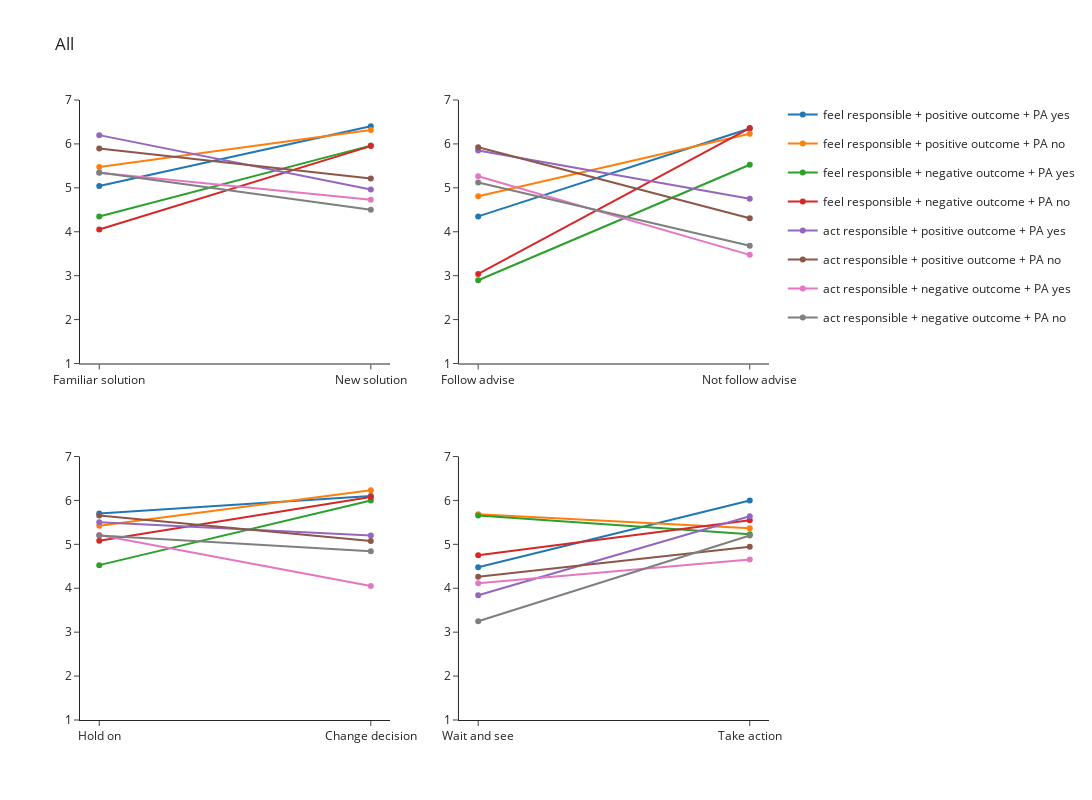

Source (notebook cell):
### Code cell
create_line_subplot(data=data_all, output_file_name="scenarios_all", show_fig=True, fig_title="All")

### Figure 1 — Plotly figure (JSON) as saved in the notebook; plotly's stock layout.template omitted (floating-point values rounded to 4 significant figures)
{"data": [{"legendgroup": "feel responsible + positive outcome + PA yes", "marker": {"color": "#1F77B4"}, "mode": "lines+markers", "name": "feel responsible + positive outcome + PA yes", "showlegend": true, "type": "scatter", "x": ["Familiar solution", "New solution"], "xaxis": "x", "y": [5.04, 6.4], "yaxis": "y"}, {"legendgroup": "feel responsible + positive outcome + PA no", "marker": {"color": "#FF7F0E"}, "mode": "lines+markers", "name": "feel responsible + positive outcome + PA no", "showlegend": true, "type": "scatter", "x": ["Familiar solution", "New solution"], "xaxis": "x", "y": [5.474, 6.316], "yaxis": "y"}, {"legendgroup": "feel responsible + negative outcome + PA yes", "marker": {"color": "#2CA02C"}, "mode": "lines+markers", "name": "feel responsible + negative outcome + PA yes", "showlegend": true, "type": "scatter", "x": ["Familiar solution", "New solution"], "xaxis": "x", "y": [4.346, 5.962], "yaxis": "y"}, {"legendgroup": "feel responsible + negative outcome + PA no", "marker": {"color": "#D62728"}, "mode": "lines+markers", "name": "feel responsible + negative outcome + PA no", "showlegend": true, "type": "scatter", "x": ["Familiar solution", "New solution"], "xaxis": "x", "y": [4.05, 5.95], "yaxis": "y"}, {"legendgroup": "act responsible + positive outcome + PA yes", "marker": {"color": "#9467BD"}, "mode": "lines+markers", "name": "act responsible + positive outcome + PA yes", "showlegend": true, "type": "scatter", "x": ["Familiar solution", "New solution"], "xaxis": "x", "y": [6.2, 4.96], "yaxis": "y"}, {"legendgroup": "act responsible + positive outcome + PA no", "marker": {"color": "#8C564B"}, "mode": "lines+markers", "name": "act responsible + positive outcome + PA no", "showlegend": true, "type": "scatter", "x": ["Familiar solution", "New solution"], "xaxis": "x", "y": [5.895, 5.211], "yaxis": "y"}, {"legendgroup": "act responsible + negative outcome + PA yes", "marker": {"color": "#E377C2"}, "mode": "lines+markers", "name": "act responsible + negative outcome + PA yes", "showlegend": true, "type": "scatter", "x": ["Familiar solution", "New solution"], "xaxis": "x", "y": [5.346, 4.731], "yaxis": "y"}, {"legendgroup": "act responsible + negative outcome + PA no", "marker": {"color": "#7F7F7F"}, "mode": "lines+markers", "name": "act responsible + negative outcome + PA no", "showlegend": true, "type": "scatter", "x": ["Familiar solution", "New solution"], "xaxis": "x", "y": [5.35, 4.5], "yaxis": "y"}, {"legendgroup": "feel responsible + positive outcome + PA yes", "marker": {"color": "#1F77B4"}, "mode": "lines+markers", "name": "feel responsible + positive outcome + PA yes", "showlegend": false, "type": "scatter", "x": ["Follow advise", "Not follow advise"], "xaxis": "x2", "y": [4.35, 6.35], "yaxis": "y2"}, {"legendgroup": "feel responsible + positive outcome + PA no", "marker": {"color": "#FF7F0E"}, "mode": "lines+markers", "name": "feel responsible + positive outcome + PA no", "showlegend": false, "type": "scatter", "x": ["Follow advise", "Not follow advise"], "xaxis": "x2", "y": [4.808, 6.231], "yaxis": "y2"}, {"legendgroup": "feel responsible + negative outcome + PA yes", "marker": {"color": "#2CA02C"}, "mode": "lines+markers", "name": "feel responsible + negative outcome + PA yes", "showlegend": false, "type": "scatter", "x": ["Follow advise", "Not follow advise"], "xaxis": "x2", "y": [2.895, 5.526], "yaxis": "y2"}, {"legendgroup": "feel responsible + negative outcome + PA no", "marker": {"color": "#D62728"}, "mode": "lines+markers", "name": "feel responsible + negative outcome + PA no", "showlegend": false, "type": "scatter", "x": ["Follow advise", "Not follow advise"], "xaxis": "x2", "y": [3.04, 6.36], "yaxis": "y2"}, {"legendgroup": "act responsible + positive outcome + PA yes", "marker": {"color": "#9467BD"}, "mode": "lines+markers", "name": "act responsible + positive outcome + PA yes", "showlegend": false, "type": "scatter", "x": ["Follow advise", "Not follow advise"], "xaxis": "x2", "y": [5.85, 4.75], "yaxis": "y2"}, {"legendgroup": "act responsible + positive outcome + PA no", "marker": {"color": "#8C564B"}, "mode": "lines+markers", "name": "act responsible + positive outcome + PA no", "showlegend": false, "type": "scatter", "x": ["Follow advise", "Not follow advise"], "xaxis": "x2", "y": [5.923, 4.308], "yaxis": "y2"}, {"legendgroup": "act responsible + negative outcome + PA yes", "marker": {"color": "#E377C2"}, "mode": "lines+markers", "name": "act responsible + negative outcome + PA yes", "showlegend": false, "type": "scatter", "x": ["Follow advise", "Not follow advise"], "xaxis": "x2", "y": [5.263, 3.474], "yaxis": "y2"}, {"legendgroup": "act responsible + negative outcome + PA no", "marker": {"color": "#7F7F7F"}, "mode": "lines+markers", "name": "act responsible + negative outcome + PA no", "showlegend": false, "type": "scatter", "x": ["Follow advise", "Not follow advise"], "xaxis": "x2", "y": [5.12, 3.68], "yaxis": "y2"}, {"legendgroup": "feel responsible + positive outcome + PA yes", "marker": {"color": "#1F77B4"}, "mode": "lines+markers", "name": "feel responsible + positive outcome + PA yes", "showlegend": false, "type": "scatter", "x": ["Hold on", "Change decision"], "xaxis": "x3", "y": [5.7, 6.1], "yaxis": "y3"}, {"legendgroup": "feel responsible + positive outcome + PA no", "marker": {"color": "#FF7F0E"}, "mode": "lines+markers", "name": "feel responsible + positive outcome + PA no", "showlegend": false, "type": "scatter", "x": ["Hold on", "Change decision"], "xaxis": "x3", "y": [5.423, 6.231], "yaxis": "y3"}, {"legendgroup": "feel responsible + negative outcome + PA yes", "marker": {"color": "#2CA02C"}, "mode": "lines+markers", "name": "feel responsible + negative outcome + PA yes", "showlegend": false, "type": "scatter", "x": ["Hold on", "Change decision"], "xaxis": "x3", "y": [4.526, 6], "yaxis": "y3"}, {"legendgroup": "feel responsible + negative outcome + PA no", "marker": {"color": "#D62728"}, "mode": "lines+markers", "name": "feel responsible + negative outcome + PA no", "showlegend": false, "type": "scatter", "x": ["Hold on", "Change decision"], "xaxis": "x3", "y": [5.08, 6.08], "yaxis": "y3"}, {"legendgroup": "act responsible + positive outcome + PA yes", "marker": {"color": "#9467BD"}, "mode": "lines+markers", "name": "act responsible + positive outcome + PA yes", "showlegend": false, "type": "scatter", "x": ["Hold on", "Change decision"], "xaxis": "x3", "y": [5.5, 5.2], "yaxis": "y3"}, {"legendgroup": "act responsible + positive outcome + PA no", "marker": {"color": "#8C564B"}, "mode": "lines+markers", "name": "act responsible + positive outcome + PA no", "showlegend": false, "type": "scatter", "x": ["Hold on", "Change decision"], "xaxis": "x3", "y": [5.654, 5.077], "yaxis": "y3"}, {"legendgroup": "act responsible + negative outcome + PA yes", "marker": {"color": "#E377C2"}, "mode": "lines+markers", "name": "act responsible + negative outcome + PA yes", "showlegend": false, "type": "scatter", "x": ["Hold on", "Change decision"], "xaxis": "x3", "y": [5.211, 4.053], "yaxis": "y3"}, {"legendgroup": "act responsible + negative outcome + PA no", "marker": {"color": "#7F7F7F"}, "mode": "lines+markers", "name": "act responsible + negative outcome + PA no", "showlegend": false, "type": "scatter", "x": ["Hold on", "Change decision"], "xaxis": "x3", "y": [5.2, 4.84], "yaxis": "y3"}, {"legendgroup": "feel responsible + positive outcome + PA yes", "marker": {"color": "#1F77B4"}, "mode": "lines+markers", "name": "feel responsible + positive outcome + PA yes", "showlegend": false, "type": "scatter", "x": ["Wait and see", "Take action"], "xaxis": "x4", "y": [4.48, 6], "yaxis": "y4"}, {"legendgroup": "feel responsible + positive outcome + PA no", "marker": {"color": "#FF7F0E"}, "mode": "lines+markers", "name": "feel responsible + positive outcome + PA no", "showlegend": false, "type": "scatter", "x": ["Wait and see", "Take action"], "xaxis": "x4", "y": [5.684, 5.368], "yaxis": "y4"}, {"legendgroup": "feel responsible + negative outcome + PA yes", "marker": {"color": "#2CA02C"}, "mode": "lines+markers", "name": "feel responsible + negative outcome + PA yes", "showlegend": false, "type": "scatter", "x": ["Wait and see", "Take action"], "xaxis": "x4", "y": [5.654, 5.231], "yaxis": "y4"}, {"legendgroup": "feel responsible + negative outcome + PA no", "marker": {"color": "#D62728"}, "mode": "lines+markers", "name": "feel responsible + negative outcome + PA no", "showlegend": false, "type": "scatter", "x": ["Wait and see", "Take action"], "xaxis": "x4", "y": [4.75, 5.55], "yaxis": "y4"}, {"legendgroup": "act responsible + positive outcome + PA yes", "marker": {"color": "#9467BD"}, "mode": "lines+markers", "name": "act responsible + positive outcome + PA yes", "showlegend": false, "type": "scatter", "x": ["Wait and see", "Take action"], "xaxis": "x4", "y": [3.84, 5.64], "yaxis": "y4"}, {"legendgroup": "act responsible + positive outcome + PA no", "marker": {"color": "#8C564B"}, "mode": "lines+markers", "name": "act responsible + positive outcome + PA no", "showlegend": false, "type": "scatter", "x": ["Wait and see", "Take action"], "xaxis": "x4", "y": [4.263, 4.947], "yaxis": "y4"}, {"legendgroup": "act responsible + negative outcome + PA yes", "marker": {"color": "#E377C2"}, "mode": "lines+markers", "name": "act responsible + negative outcome + PA yes", "showlegend": false, "type": "scatter", "x": ["Wait and see", "Take action"], "xaxis": "x4", "y": [4.115, 4.654], "yaxis": "y4"}, {"legendgroup": "act responsible + negative outcome + PA no", "marker": {"color": "#7F7F7F"}, "mode": "lines+markers", "name": "act responsible + negative outcome + PA no", "showlegend": false, "type": "scatter", "x": ["Wait and see", "Take action"], "xaxis": "x4", "y": [3.25, 5.2], "yaxis": "y4"}], "layout": {"height": 800, "title": {"text": "All"}, "width": 1100, "xaxis": {"anchor": "y", "domain": [0, 0.45]}, "xaxis2": {"anchor": "y2", "domain": [0.55, 1]}, "xaxis3": {"anchor": "y3", "domain": [0, 0.45]}, "xaxis4": {"anchor": "y4", "domain": [0.55, 1]}, "yaxis": {"anchor": "x", "domain": [0.575, 1], "dtick": 1, "range": [1, 7]}, "yaxis2": {"anchor": "x2", "domain": [0.575, 1], "dtick": 1, "range": [1, 7]}, "yaxis3": {"anchor": "x3", "domain": [0, 0.425], "dtick": 1, "range": [1, 7]}, "yaxis4": {"anchor": "x4", "domain": [0, 0.425], "dtick": 1, "range": [1, 7]}}}
